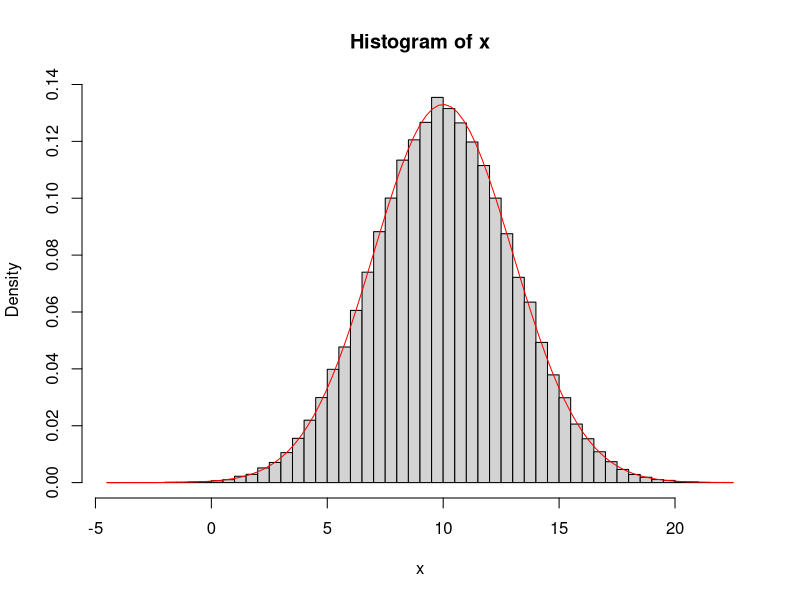
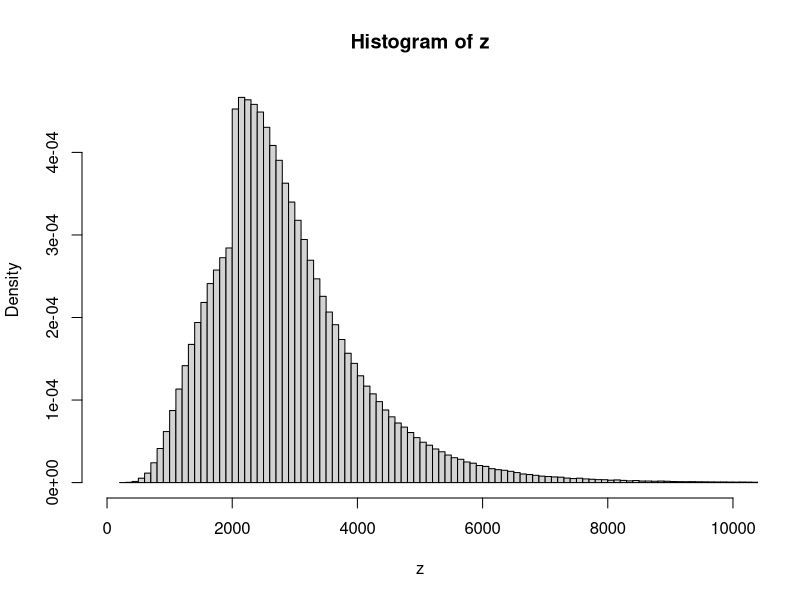

Recreate these plots in R, in order.
## ---- chunk 1
n <- 100000
x <- rnorm(n, mean=10, sd=3)
## ---- chunk 2
mean(x)
## ---- chunk 3
var(x)
## ---- chunk 4
quantile(x, 0.75)
## ---- chunk 5
qnorm(0.75, mean=10, sd=3)
## ---- chunk 6
hist(x, breaks=50, probability=TRUE)
curve(dnorm(x, mean=10, sd=3), add=TRUE, col="red")
## ---- chunk 7
n <- 1000000
x <- rnorm(n, mean=8, sd=0.5)
y <- exp(x)
s <- ifelse(y <= 2000, 0, 0.35*(y-2000))
z <- y-s
mean(z)
## ---- chunk 8
hist(z, probability=TRUE, breaks=150, xlim=c(0,10000))
